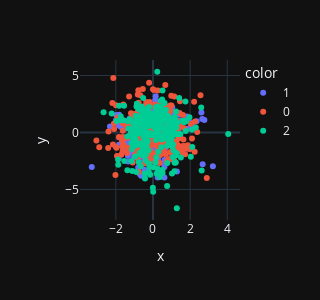

The code cell stored with this chart in its notebook:
### Markdown cell above
## classification

### Code cell
X, Y = datasets.make_classification(
    n_samples=1000,
    n_features=8,
    n_informative=4,
    n_classes=3,
    random_state=42,
)

X_train, X_val, Y_train, Y_val = model_selection.train_test_split(
    X,
    Y,
    test_size=0.2,
    random_state=42,
)


px.scatter(
    x=X_train[:, 0],
    y=X_train[:, 1],
    color=[str(c) for c in Y_train],
    width=300,
    height=300,
)

### Figure 1 — Plotly figure (JSON) as saved in the notebook; plotly's stock layout.template omitted (floating-point values rounded to 4 significant figures; data arrays with more than 128 entries replaced by an {"elided": "..."} marker saying what was removed)
{"data": [{"hovertemplate": "color=1<br>x=%{x}<br>y=%{y}<extra></extra>", "legendgroup": "1", "marker": {"color": "#636efa", "symbol": "circle"}, "mode": "markers", "name": "1", "orientation": "v", "showlegend": true, "type": "scatter", "x": {"elided": "262 float values"}, "xaxis": "x", "y": {"elided": "262 float values"}, "yaxis": "y"}, {"hovertemplate": "color=0<br>x=%{x}<br>y=%{y}<extra></extra>", "legendgroup": "0", "marker": {"color": "#EF553B", "symbol": "circle"}, "mode": "markers", "name": "0", "orientation": "v", "showlegend": true, "type": "scatter", "x": {"elided": "271 float values"}, "xaxis": "x", "y": {"elided": "271 float values"}, "yaxis": "y"}, {"hovertemplate": "color=2<br>x=%{x}<br>y=%{y}<extra></extra>", "legendgroup": "2", "marker": {"color": "#00cc96", "symbol": "circle"}, "mode": "markers", "name": "2", "orientation": "v", "showlegend": true, "type": "scatter", "x": {"elided": "267 float values"}, "xaxis": "x", "y": {"elided": "267 float values"}, "yaxis": "y"}], "layout": {"height": 300, "legend": {"title": {"text": "color"}, "tracegroupgap": 0}, "margin": {"t": 60}, "width": 300, "xaxis": {"anchor": "y", "domain": [0, 1], "title": {"text": "x"}}, "yaxis": {"anchor": "x", "domain": [0, 1], "title": {"text": "y"}}}}
